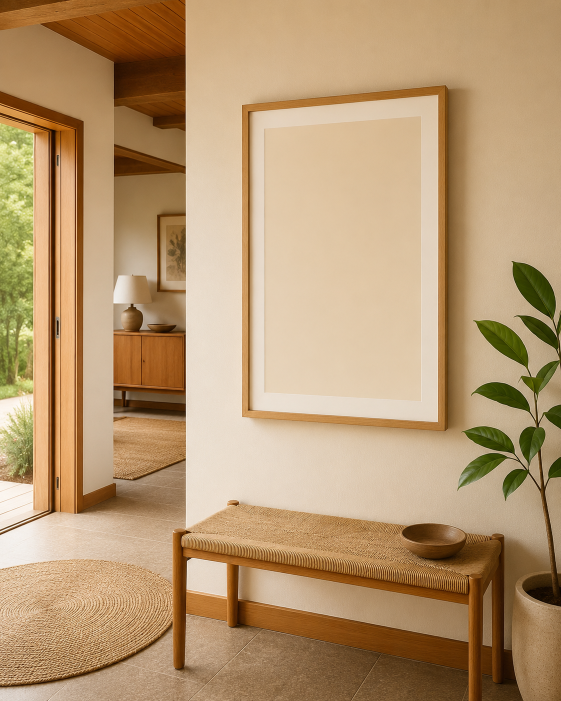
#> input picture templates_data/template_821e4eda2b03/background.png, 1122 x 1402 px, found by its file name (shown at 1/2 size)
$ python inspect_image.py
#> lines starting #> are read from the running program, lines starting #| are printed output that depends on the picture
import sys
sys.path.insert(0, r"c:\Users\Eitan Baron\Desktop\MockupGen")
from pathlib import Path
from PIL import Image, ImageDraw

bg_path = Path(r"c:\Users\Eitan Baron\Desktop\MockupGen\draft_templates\template_821e4eda2b03\background.png")
if not bg_path.exists():
    bg_path = Path(r"c:\Users\Eitan Baron\Desktop\MockupGen\draft_templates\template_821e4eda2b03\background.jpg")

print("Image path:", bg_path)
with Image.open(bg_path) as img:
#> img is the input picture: PIL image 1122x1402 RGBA; mean R, G, B, A 182.7, 151.7, 113.5, 255
    w, h = img.size
#> w = 1122; h = 1402
    print("Dimensions:", w, "x", h)
#| Dimensions: 1122 x 1402

    # Let's save a copy with the AI box drawn
    draw_img = img.copy()
    draw = ImageDraw.Draw(draw_img)

    # Draw Gemini 3.5 Flash box: [530, 233, 845, 789]
    draw.rectangle([530, 233, 845, 789], outline="red", width=3)

    # Draw Gemini 2.5 Pro box: [468, 244, 862, 805]
    draw.rectangle([468, 244, 862, 805], outline="blue", width=3)

    outputPath = Path(r"c:\Users\Eitan Baron\Desktop\MockupGen\outputs\test_box.png")
    outputPath.parent.mkdir(parents=True, exist_ok=True)
    draw_img.save(outputPath)
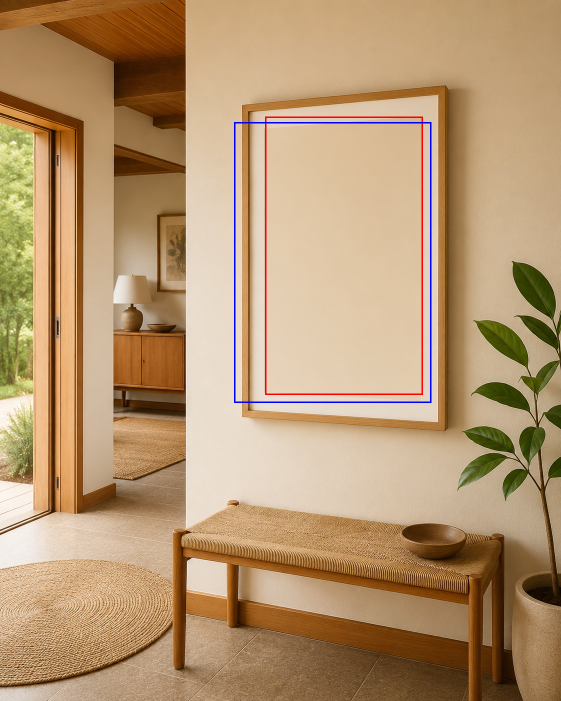
#> saved as test_box.png: PIL image 1122x1402 RGBA (shown at 1/2 size); mean R, G, B, A 182, 150.3, 113.2, 255
    print("Saved test_box.png to", outputPath)
